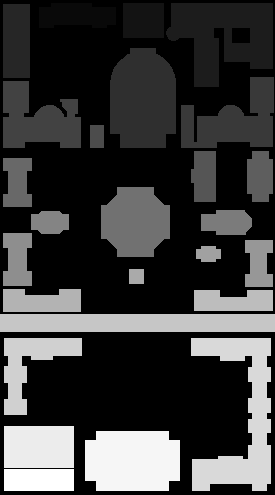
#> input picture Labeled.pgm, 275 x 495 px, found by its file name; the run also reads 1 picture not shown here
$ jupyter execute --allow-errors VISINT_HW3.ipynb
#> lines starting #> are read from the running program, lines starting #| are printed output that depends on the picture; after the words box and inside, x2 and y2 are one past the last pixel; in counts of white or black regions, pixels touching at a corner belong together
[cell 1]
# important imports

from PIL import Image
import numpy as np
import matplotlib.pyplot as plt
import math
from scipy import ndimage

# STEP 1: RAW DATA

# Reading Table.txt to create dictionary mapping building numbers to names
buildings = dict()
f = open("Desktop/vis_int_hw3/Table.txt", "r")
#> (reads Table.txt from the repository)
#print(f.read())
for line in f:
    split_line = line.split()
    buildings[int(split_line[0])] = split_line[1]
f.close()
print(buildings)

[cell 2]
# Creating Numpy Array from 'Labeled.pgm' file
labeled_file = Image.open('Desktop/vis_int_hw3/Labeled.pgm')
#> labeled_file is the input picture: PIL image 275x495 L; min 0, max 255, mean 60.5
labeled_arr = np.asarray(labeled_file)

# <class 'numpy.ndarray'>
print(type(labeled_arr))
#| <class 'numpy.ndarray'>

#  shape
print(labeled_arr.shape)
#| (495, 275)

print(labeled_arr)
#> (printed output is left out)

[cell 3]
# NOTE: The center of mass calculation performed in this function using the ndimage was found
# from the following source:
# https://docs.scipy.org/doc/scipy/reference/generated/scipy.ndimage.center_of_mass.html


# Function that creates a 2D numpy binary array where pixels with a 1 indicate the location of the
# target building while 0's indicate all other pixels (including space between buildings and other buildings)
# This function also returns valuable information about the building including area in pixels, com, and mbr info
def building_layer_area_com_mbr(target_num, labeled_arr):
    # target_num is int representing target building number
    # labeled_arr is np array version of Labeled.pgm file
    # returns tuple of length four containing the following info:
        # 1: binary np array with same size as labeled_arr with 1's in locations where target building
            # pixels are located and 0's in all other locations
        # 2: total area in pixels
        # 3: tuple of size 2 containing (x,y) coords of target building Center of Mass
        # 4: tuple of size 3 containing (mbr upper left coordinate (x,y) tuple,
        #                                mbr lower right coordinate (x,y) tuple, length of diagonal)
#> called with target_num = 208
    layer = np.copy(labeled_arr)
    area = 0
    height = labeled_arr.shape[0]
    width = labeled_arr.shape[1]

    leftmost_x = width-1
    rightmost_x = 0
    lowermost_y = 0
    uppermost_y = height-1

    for row in range(height):
        for col in range(width):
            if labeled_arr[row,col] == target_num:
                layer[row,col] = 1

                area += 1

                rightmost_x = max(col, rightmost_x)
                leftmost_x = min(col, leftmost_x)
                uppermost_y = min(row, uppermost_y)
                lowermost_y = max(row, lowermost_y)

            else:
                layer[row,col] = 0
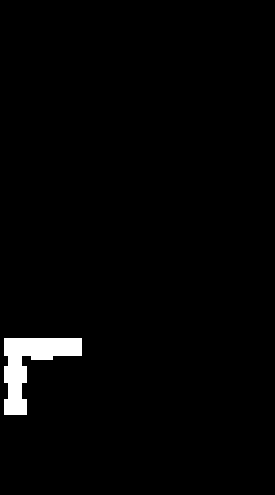
#> layer: shape (495, 275); values 0 (black) and 1 (white), 1.9% white; 1 white region, box (x1, y1, x2, y2) and area: (4, 338, 82, 415) 2615

    nd_com = ndimage.center_of_mass(layer) # returns (row, col) not (x,y)
#> nd_com = (363.9, 30.59)
    x = int(nd_com[1])
#> x = 30
    y = int(nd_com[0])
#> y = 363
    #x = ((rightmost_x - leftmost_x)/2.0) + leftmost_x
    #y = ((lowermost_y - uppermost_y)/2.0) + uppermost_y
    com = (x,y)
#> com = (30, 363)

    mbr_upperleft = (leftmost_x, uppermost_y)
    mbr_lowerright = (rightmost_x, lowermost_y)
    diag = round(math.dist(mbr_upperleft, mbr_lowerright), 1)
    mbr = (mbr_upperleft, mbr_lowerright, diag)

    return (layer, area, com, mbr)

# code that tests building_layer_area_com_mbr function by printing area and ploting the test building layer including
    # COM coord point and lines representing the MBR

test_target_num = 208

test = building_layer_area_com_mbr(test_target_num, labeled_arr)
test_layer = test[0]
test_area = test[1]
#> test_area = 2615
test_com = test[2]
#> test_com = (30, 363)
test_mbr = test[3]
#> test_mbr = ((4, 338), (81, 414), 108.2)
test_mbr_upperleftcorner = test_mbr[0]
#> test_mbr_upperleftcorner = (4, 338)
test_mbr_lowerrightcorner = test_mbr[1]
#> test_mbr_lowerrightcorner = (81, 414)
test_mbr_diagonal = test_mbr[2]
#> test_mbr_diagonal = 108.2

print("Area: ", test_area, " | COM: ", test_com, " | MBR: ", test_mbr)
#| Area:  2615  | COM:  (30, 363)  | MBR:  ((4, 338), (81, 414), 108.2)

if test_layer[int(test_com[1]), int(test_com[0])] == 1:
    test_layer[int(test_com[1]), int(test_com[0])] = 0 # adding com to display
else:
    test_layer[int(test_com[1]), int(test_com[0])] = 1
#> test_layer: shape (495, 275); values 0 (black) and 1 (white), 1.9% white; 2 white regions (1 under 20 px), largest, box (x1, y1, x2, y2) and area: (4, 338, 82, 415) 2615
for row in range(len(test_layer)):
    for col in range(len(test_layer[0])):
        if row == test_mbr_upperleftcorner[1] or row == test_mbr_lowerrightcorner[1]:
            test_layer[row, col] = 1
        if col == test_mbr_upperleftcorner[0] or col == test_mbr_lowerrightcorner[0]:
            test_layer[row, col] = 1
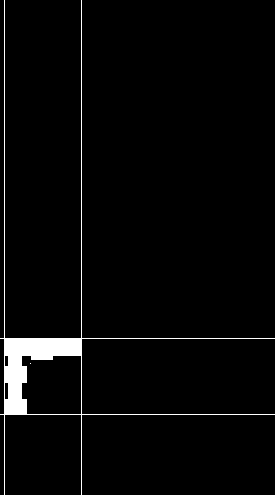
#> test_layer: shape (495, 275); values 0 (black) and 1 (white), 2.9% white; 2 white regions (1 under 20 px), largest, box (x1, y1, x2, y2) and area: (0, 0, 275, 495) 3984

plt.imshow(test_layer)

[cell 4]
# creating dictionary containing all data of all buildings
raw_data = dict()
# raw_data keys are building numbers
# raw_data values are lists of size 8 containing the following info:
    # 1: str -> building name
    # 2: np array -> building layer
    # 3: tuple -> (x,y) coord of center of mass
    # 4: int -> total area in pixels
    # 5: tuple -> (x,y) coord of upper left corner of MBR
    # 6: tuple -> (x,y) coord of lower right corner of MBR
    # 7: float -> len of MBR diagonal
    # 8: list of strings -> all buildings who's MBR intersects with the MBR of the target building

for building in buildings.items():
    building_num = building[0]
    building_name = building[1]

    layer, area, com, mbr = building_layer_area_com_mbr(building_num, labeled_arr)

    raw_data[building_num] = [building_name, layer, com, area, mbr[0], mbr[1], mbr[2], []]
#> this loop made 26 passes
#> (nd_com in building_layer_area_com_mbr, x in building_layer_area_com_mbr, y in building_layer_area_com_mbr, area, mbr) on passes 1, 3, 4, 5, 6, 7, 8: ((14.98, 76.15), 76, 14, 1640, ((39, 3), (115, 27), 79.7)), ((35.28, 223.2), 223, 35, 5831, ((166, 3), (272, 86), 134.6)), ((40.5, 16), 16, 40, 1998, ((3, 4), (29, 77), 77.5)), ((99.47, 142.5), 142, 99, 5753, ((110, 48), (175, 147), 118.4)), ((120.5, 233.4), 233, 120, 3911, ((181, 77), (273, 147), 115.6)), ((119.5, 37.53), 37, 119, 3613, ((3, 81), (80, 147), 101.4)), ((136, 96.5), 96, 136, 322, ((90, 125), (103, 147), 25.6))
#> pass 1, `layer, area, com, mbr = building_layer_area_com_mbr(building_num, labe..`:
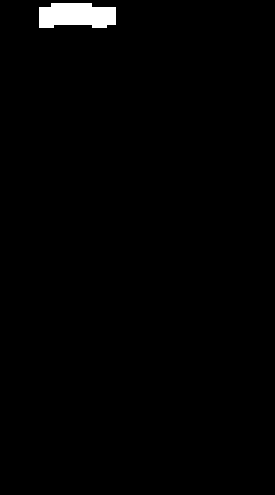
#> layer: shape (495, 275); values 0 (black) and 1 (white), 1.2% white; 1 white region, box (x1, y1, x2, y2) and area: (39, 3, 116, 28) 1640
#> pass 2, `layer, area, com, mbr = building_layer_area_com_mbr(building_num, labe..`:
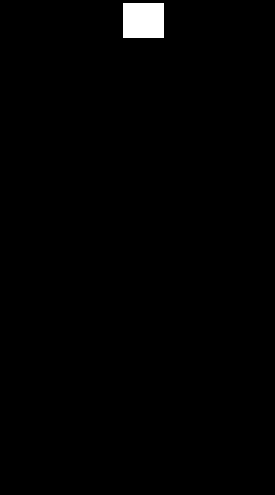
#> layer: shape (495, 275); values 0 (black) and 1 (white), 1.1% white; 1 white region, box (x1, y1, x2, y2) and area: (123, 3, 164, 38) 1435
#> pass 3, `layer, area, com, mbr = building_layer_area_com_mbr(building_num, labe..`:
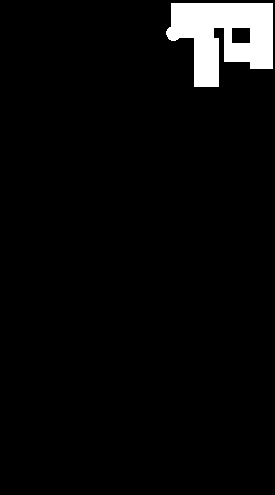
#> layer: shape (495, 275); values 0 (black) and 1 (white), 4.3% white; 1 white region, box (x1, y1, x2, y2) and area: (166, 3, 273, 87) 5831
#> after the loop, raw_data = 26 items

# function taking in raw data and filling in the intersection list

def determine_intersections(raw_data, input_building):
    # input: raw_data, building number
    # task: determines which buildings intersect with the mbr of the input building and updates raw_data[input_building]
    # output: None

    build_info = raw_data[input_building]
    l1 = build_info[4]
    r1 = build_info[5]

    intersect = list()

    for key,val in raw_data.items():
        if key == input_building:
            continue

        build2_info = val
        l2 = build2_info[4]
        r2 = build2_info[5]

        # If one rectangle is on left side of other
        if l1[0] >= r2[0] or l2[0] >= r1[0]:
            continue

        # If one rectangle is above other
        if r1[1] <= l2[1] or r2[1] <= l1[1]:
            continue

        print('intersection')
        print(l1, l2)
        print(r1, r2)
        intersect.append(build2_info[0])

    #raw_data[input_building][7] = intersect

    return intersect

# updating raw_data by filling in the intersection list using the above determine_intersections function
for key, val in raw_data.items():
    raw_data[key][7] = determine_intersections(raw_data, key)
#> this loop made 26 passes
#> (key, l1 in determine_intersections, r1 in determine_intersections) on passes 1 to 8: (9, (39, 3), (115, 27)), (19, (123, 3), (163, 37)), (28, (166, 3), (272, 86)), (38, (3, 4), (29, 77)), (47, (110, 48), (175, 147)), (57, (181, 77), (273, 147)), (66, (3, 81), (80, 147)), (76, (90, 125), (103, 147))
#> (printed output is left out)

# testing intersection function by seeing what buildings' mbr's intersect with the mbr of building 28:
print(raw_data[28][7])
#| ['Uris', 'Schermerhorn']

[cell 5]
# Concluding section of STEP 1:
# printing, for each building, a table of building raw image properties including:
    # building name and number
    # (x,y) coords of the center of mass and the area in pixels
    # building min bounding rectangle info: (x,y) coords of upper left and lower right corners, diagonal length
    # any other buildings whos MBR intersect this building's MBR

# Print the names of the columns.
print("{:<3} {:<32} {:<10} {:<6} {:<10} {:<13} {:<6} {:<10}"
      .format('NUM', 'NAME', 'COM', 'AREA', 'MBR UL', 'MBR LR', 'DIAG', 'OVERLAP'))

raw_data[building_num] = [building_name, layer, com, area, mbr[0], mbr[1], mbr[2], []]

# print each data item.
for key, value in raw_data.items():
    name, layer, com, area, ul, lr, diag, overlap = value
    # [4 lines of commented-out code are left out]

    print("{:<3} {:<32} {:<10} {:<6} {:<10} {:<13} {:<6}"
          .format(str(key), name, str(com), str(area), str(ul), str(lr), str(diag)), end=" ")
    if overlap == []:
        overlap = "N/A"
    else:
        for x in overlap:
            print(x, end=" ")
    print()
#> this loop made 26 passes
#> (key, name, com, area, ul, lr, diag) on passes 1 to 4: (9, 'Pupin', (76, 14), 1640, (39, 3), (115, 27), 79.7), (19, 'SchapiroCEPSR', (143, 20), 1435, (123, 3), (163, 37), 52.5), (28, 'Mudd&EngTerrace&Fairchild&CS', (223, 35), 5831, (166, 3), (272, 86), 134.6), (38, 'NorthwestCorner', (16, 40), 1998, (3, 4), (29, 77), 77.5)
#> (printed output is left out)

[cell 6]
# --------------------------------------------------------------------------------------
# STEP 2 -  SHAPE
# --------------------------------------------------------------------------------------

[cell 7]
# SIZE
# the following few code blocks are used to determine the magic numbers to use to classify building size

# in this block I display area, diagonal length, name tuples sorted from largest area to least
size_list = list()
for key, val in raw_data.items():
    name, layer, com, area, ul, lr, diag, overlap = val
    size_list.append([area, diag, name])
#> this loop made 26 passes
#> key on passes 11 to 18: 104, 113, 123, 132, 142, 151, 161, 170

size_list.sort()
size_list.reverse()

print('Area', 'Diag ', 'Name')
points = list()
for x in size_list:
    print(x[0], x[1],x[2])
    points.append([x[1], x[0]])
#> this loop made 26 passes
#> x on passes 1 to 8: [5855, 171.3, 'Hamilton&Hartley&Wallach&JohnJay'], [5831, 134.6, 'Mudd&EngTerrace&Fairchild&CS'], [5753, 118.4, 'Uris'], [5282, 111, 'ButlerLibrary'], [4950, 274.5, 'CollegeWalk'], [3911, 115.6, 'Schermerhorn'], [3898, 96.9, 'LowLibrary'], [3613, 101.4, 'Chandler&Havemeyer']
#> (printed output is left out)
np_points = np.array(points)

[cell 8]
# size grouping determination graph block: in this block I create a scatterplot of the relationship
# between area and diagonal length, then I created lines that appear to seperate these points into
# sections that seem to be grouped together. I will label the points in each filled section with a unique label

plt.scatter(np_points[:,0], np_points[:,1])
plt.axhline(y = 4600, color = 'r', linestyle = '-')
plt.axhline(y = 2300, color = 'r', linestyle = '-')
plt.axvline(x = 35, color = 'b', label = 'axvline - full height')
plt.axvline(x = 65, color = 'b', label = 'axvline - full height')
plt.axvline(x = 145, color = 'b', label = 'axvline - full height')
plt.xlabel("Diagonal Length")
plt.ylabel("Area in Pixels")
plt.show()
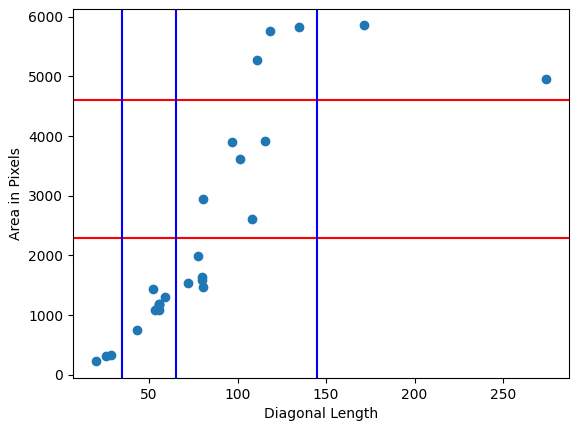
#> figure drawn by matplotlib, 1 panel

[cell 9]
# the following two functions are used to determine whether the inputted building is
# the largest or the smallest or neither

def isSmallest(raw_data, building_num):
    area = raw_data[building_num][3]
    diag = raw_data[building_num][6]
    input_combo = (area, diag)

    for key, val in raw_data.items():
        curr_combo = (val[3], val[6])
        if curr_combo < input_combo:
            return False

    return True

def isLargest(raw_data, building_num):
    area = raw_data[building_num][3]
    diag = raw_data[building_num][6]
    input_combo = (area, diag)

    for key, val in raw_data.items():
        curr_combo = (val[3], val[6])
        if curr_combo > input_combo:
            return False

    return True

# the following 3 labels derived from the graph above will be used to identify
# sizes distinctly in the function below.
    # Minuscule: the group with the smallest area and diagonal length will
    # Tiny: the group to the right (on the graph) of the Minuscule group
    # Small: the group to the right of the Tiny group
    # Medium: the middle group on the graph
    # Large: the upper middle group on the graph
    # Gigantic: the upper right group containing the points with the largest area and diagonal length

def size_(raw_data, building_num):
    # input: raw_data and building number
    # task: uses magic numbers derived from the graph above to label the size of the inputted building
    # output: string labeling the size of the input building

    area = raw_data[building_num][3]
    diag = raw_data[building_num][6]

# [7 lines of commented-out code are left out]

    if isSmallest(raw_data, building_num):
        return 'Smallest'

    if isLargest(raw_data, building_num):
        return 'Largest'

    # Minuscule:
    if diag < 35 and area < 2300:
        return 'Minuscule'

    # Tiny
    if diag < 65 and area < 2300:
        return 'Tiny'

    # Small
    if diag < 145 and area < 2300:
        return 'Small'

    # Medium
    if diag < 145 and area < 4600:
        return 'Medium'

    # Large
    if diag < 145:
        return 'Large'

    # Gigantic
    return 'Gigantic'

# testing the above size functions:
for key, val in raw_data.items():
    print(val[0], size_(raw_data, key))
#> this loop made 26 passes
#> key on passes 1 to 8: 9, 19, 28, 38, 47, 57, 66, 76
#> (printed output is left out)

[cell 10]
# the following few code blocks are used to determine the magic numbers used for the aspect ratio shape functions

# in this block I display area, diagonal length, name tuples sorted from largest area to least
aspect_list = list()
for key, val in raw_data.items():
    name, layer, com, area, ul, lr, diag, overlap = val

    width = lr[0] - ul[0]
    height = lr[1] - ul[1]

    aspect_list.append([round(width/height,1), width, height, name])

aspect_list.sort()

print('W/H', 'W ', 'H ', 'Name')
aspect_points = list()
for x in aspect_list:
    print(x[0], x[1], x[2], x[3])
    aspect_points.append([x[1], x[2]])
#> this loop made 26 passes
#> x on passes 1 to 8: [0.4, 26, 73, 'NorthwestCorner'], [0.5, 24, 50, 'Avery'], [0.5, 25, 50, 'Fayerweather'], [0.5, 28, 52, 'Lewisohn'], [0.5, 79, 152, 'Hamilton&Hartley&Wallach&JohnJay'], [0.6, 13, 22, 'OldComputerCenter'], [0.6, 27, 46, 'Philosophy'], [0.6, 28, 48, 'Mathematics']
#> (printed output is left out)
np_aspect_points = np.array(aspect_points)

[cell 11]
# plotting relationship between building width and height to see if any clusters arrise

plt.scatter(np_aspect_points[:,0], np_aspect_points[:,1])
x = np.linspace(0,150)
y = x
plt.plot(x,y, color = 'r')
plt.xlabel("Width")
plt.ylabel("Height")
plt.show()
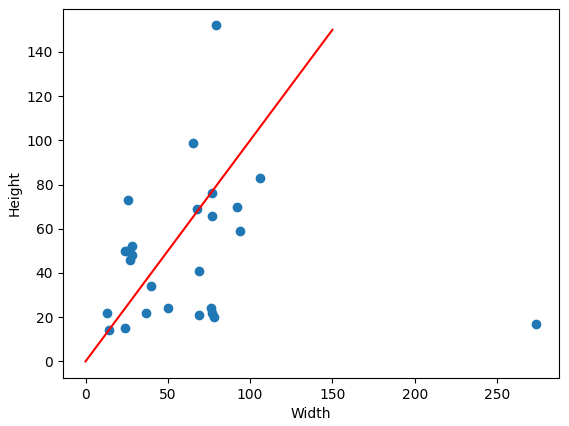
#> figure drawn by matplotlib, 1 panel; curve peaks at x = 150, y = 150

[cell 12]
# constructing a plot without the outlier of college walk to see more clearly if any clusters arrise:
#plt.scatter(np_aspect_points[:,0], np_aspect_points[:,1])
plt.scatter(np_aspect_points[:len(np_aspect_points)-1,0], np_aspect_points[:len(np_aspect_points)-1,1])
x = np.linspace(0,120)
y = x
plt.plot(x,y, color = 'r')
y2 = 1.2*x  #x + 15
y3 = 0.8*x   #x - 20
plt.plot(x,y2, color = 'orange')
plt.plot(x,y3, color = 'g')
plt.xlabel("Width")
plt.ylabel("Height")
plt.show()
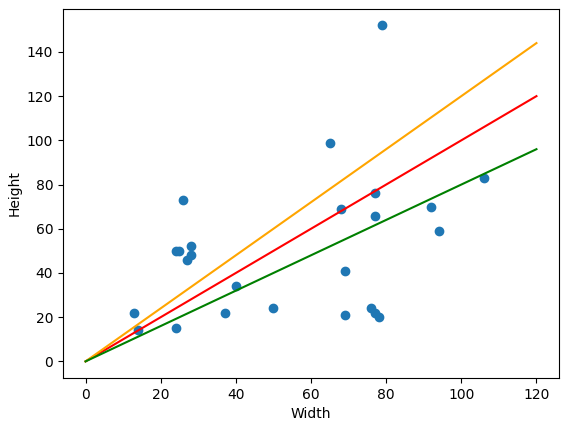
#> figure drawn by matplotlib, 1 panel; curve peaks at x = 120, y = 120; curve peaks at x = 120, y = 144; curve peaks at x = 120, y = 96

[cell 13]
# ASPECT RATIO

# the following two functions use the width:height ratio of the buildings to determine whether
# the inputted building is the narrowest or widest or neither

def isNarrowest(raw_data, building_num):
    ul = raw_data[building_num][4]
    lr = raw_data[building_num][5]
    width = lr[0] - ul[0]
    height = lr[1] - ul[1]
    ratio = round(width/height,1)

    for key, val in raw_data.items():
        ul2 = val[4]
        lr2 = val[5]
        width2 = lr2[0] - ul2[0]
        height2 = lr2[1] - ul2[1]
        ratio2 = round(width2/height2,1)
        if ratio2 < ratio:
            return False

    return True

def isWidest(raw_data, building_num):
    ul = raw_data[building_num][4]
    lr = raw_data[building_num][5]
    width = lr[0] - ul[0]
    height = lr[1] - ul[1]
    ratio = round(width/height,1)

    for key, val in raw_data.items():
        ul2 = val[4]
        lr2 = val[5]
        width2 = lr2[0] - ul2[0]
        height2 = lr2[1] - ul2[1]
        ratio2 = round(width2/height2,1)
        if ratio2 > ratio:
            return False

    return True

# the following function uses the magic numbers determined from the above graphs to label
# a building as either Narrow, Wide, or Medium-Width
def aspectRatio(raw_data, building_num):
    # input: raw_data and building number
    # output: string labeling the aspectRatio of the inputted building

    ul = raw_data[building_num][4]
    lr = raw_data[building_num][5]
    width = lr[0] - ul[0]
    height = lr[1] - ul[1]
    ratio = round(width/height,1)
    #print(ratio)

    if isNarrowest(raw_data, building_num):
        return 'Narrowest'

    if isWidest(raw_data, building_num):
        return 'Widest'

    if ratio < 0.8:
        return 'Narrow'

    if ratio > 1.2:
        return 'Wide'

    return 'Medium-Width'

# testing the above aspect ratio functions:
for key, val in raw_data.items():
    print(val[0], aspectRatio(raw_data, key))

[cell 14]
# GEOMETRY

def x_sym_score(mbr):
    # input: - mbr: 2D array depicting the splice of the total
    #               image that is contained within the mbr of the input building
    #        - area of building
    # return: percentage of symmetry

    tot = 0
    area = len(mbr) * len(mbr[0])

    for row in range(len(mbr)):
        for col in range(len(mbr[0])//2):
            if mbr[row,col] == mbr[row,len(mbr[0]) - col - 1]:
                tot += 1

    if len(mbr[0]) % 2 == 1:
        area = (area - len(mbr)) / 2 # area minus middle col
    else:
        area = area / 2
    return tot / area

def y_sym_score(mbr):
    # same as x_sym_score except it checks for vertical symetry not horizontal

    area = len(mbr) * len(mbr[0])
    tot = 0
    for col in range(len(mbr[0])):
        for row in range(len(mbr)//2):
            if mbr[row,col] == mbr[len(mbr)-row-1,col]:
                tot += 1

    if len(mbr) % 2 == 1:
        area = (area - len(mbr[0])) / 2 # area minus middle row
    else:
        area = area / 2

    return tot / area

# the outputted table will help give a sense of what a good symmetry score is as I will compare the returned
# percentages with the actual building shapes
# -> particularly, buildings like Low, Butler, and Uris should reflect high horizontal symmtery scores
#    while Havermeyer for example should reflect a relatively low score

# n = 9 #255 #113 #9 #246

print("{:<32} {:<6} {:<6}"
          .format('NAME', 'X SYM', 'Y SYM'))

for key, val in raw_data.items():
    ul = val[4]
    lr = val[5]
    layer = val[1]
    name = val[0]

    mbr = layer[ul[1]:lr[1], ul[0]:lr[0]]

    print("{:<32} {:<6} {:<6}" .format(name, round(x_sym_score(mbr),2),
                                       round(y_sym_score(mbr),2)))
#> this loop made 26 passes
#> (printed output is left out)
#> pass 1, `mbr = layer[ul[1]:lr[1], ul[0]:lr[0]]`:
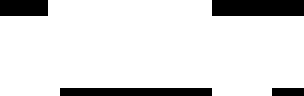
#> mbr: shape (24, 76) (shown 4 times larger); values 0 (black) and 1 (white), 87.3% white; 4 black regions (1 under 20 px), largest, box (x1, y1, x2, y2) and area: (53, 0, 76, 4) 92, (15, 22, 53, 24) 76, (0, 0, 12, 4) 48
#> (the rest of the program and of its run is left out)
